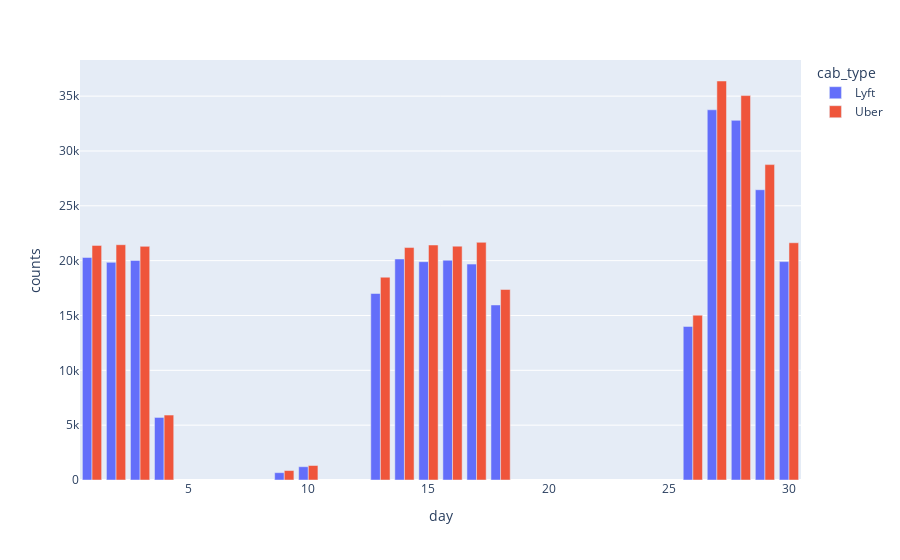

Notebook source saved alongside this figure:
### Markdown cell above
### 5.

### Code cell
df2 =df.groupby(by=["day","cab_type"]).size().reset_index(name="counts")
fig2 = px.bar(data_frame=df2, x="day", y="counts", color="cab_type", barmode="group")
fig2

### Figure 1 — Plotly figure (JSON) as saved in the notebook; plotly's stock layout.template omitted (floating-point values rounded to 4 significant figures)
{"data": [{"alignmentgroup": "True", "hovertemplate": "cab_type=Lyft<br>day=%{x}<br>counts=%{y}<extra></extra>", "legendgroup": "Lyft", "marker": {"color": "#636efa", "pattern": {"shape": ""}}, "name": "Lyft", "offsetgroup": "Lyft", "orientation": "v", "showlegend": true, "textposition": "auto", "type": "bar", "x": [1, 2, 3, 4, 9, 10, 13, 14, 15, 16, 17, 18, 26, 27, 28, 29, 30], "xaxis": "x", "y": [20289, 19845, 20021, 5704, 668, 1212, 17005, 20151, 19906, 20039, 19685, 15958, 14000, 33755, 32791, 26466, 19913], "yaxis": "y"}, {"alignmentgroup": "True", "hovertemplate": "cab_type=Uber<br>day=%{x}<br>counts=%{y}<extra></extra>", "legendgroup": "Uber", "marker": {"color": "#EF553B", "pattern": {"shape": ""}}, "name": "Uber", "offsetgroup": "Uber", "orientation": "v", "showlegend": true, "textposition": "auto", "type": "bar", "x": [1, 2, 3, 4, 9, 10, 13, 14, 15, 16, 17, 18, 26, 27, 28, 29, 30], "xaxis": "x", "y": [21391, 21453, 21302, 5923, 861, 1322, 18491, 21193, 21426, 21320, 21669, 17371, 15028, 36380, 35051, 28756, 21631], "yaxis": "y"}], "layout": {"barmode": "group", "legend": {"title": {"text": "cab_type"}, "tracegroupgap": 0}, "margin": {"t": 60}, "xaxis": {"anchor": "y", "domain": [0, 1], "title": {"text": "day"}}, "yaxis": {"anchor": "x", "domain": [0, 1], "title": {"text": "counts"}}}}
